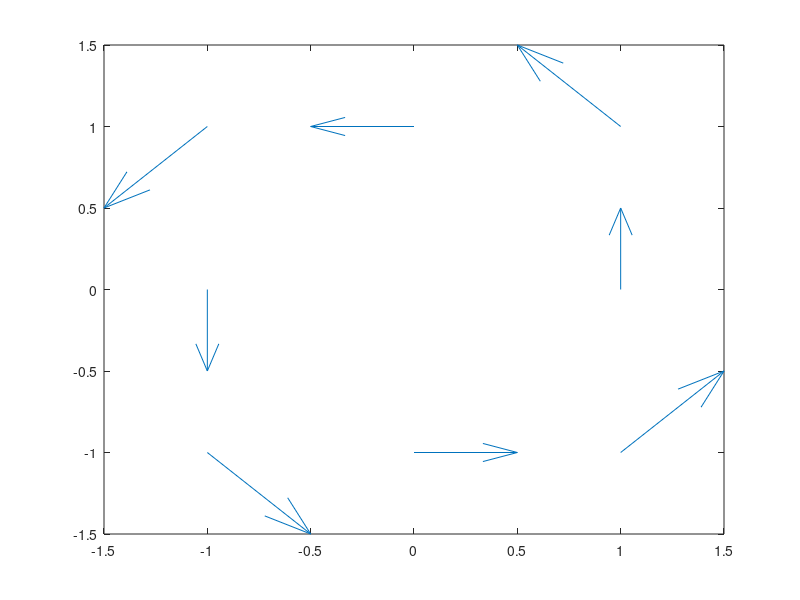
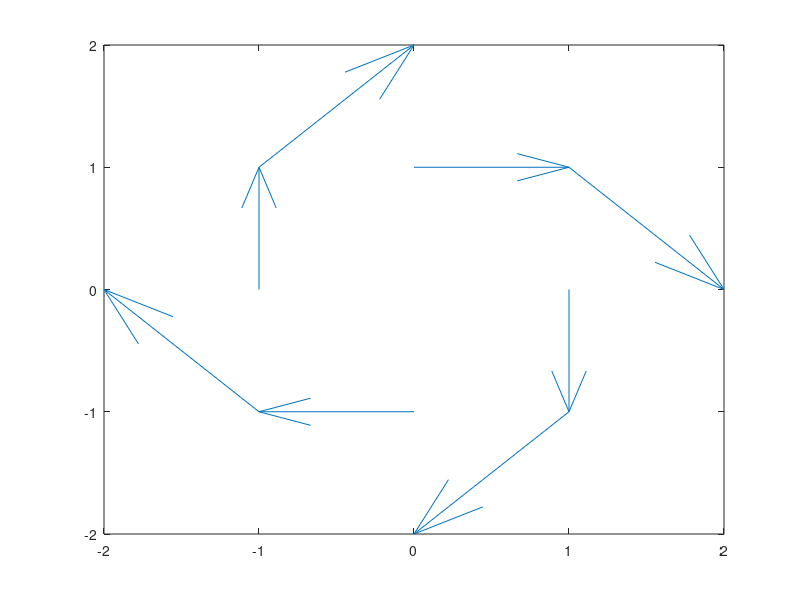

Recreate these plots in MATLAB, in order.
clc; clear; close all;
format compact;

% Plot the vector field f(x,y) = (-y/2, x/2)
v1 = @(x,y) -y/2;
v2 = @(x,y) x/2;

[Xv, Yv] = meshgrid(-1:1.0:1,-1:1.0:1 );
v1v = arrayfun(v1, Xv, Yv);
v2v = arrayfun(v2, Xv, Yv);

quiver(Xv, Yv, v1v, v2v,'off');

%% First question

% Plot the vector field g(x,y) = (-2y, 2x)
v1 = @(x,y) -y/2;
v2 = @(x,y) x/2;

[Xv, Yv] = meshgrid(-1:1.0:1,-1:1.0:1 );
g1v = arrayfun(v1, Xv, Yv)*(-2) ;
g2v = arrayfun(v2, Xv, Yv) *(-2);

figure()
quiver(Xv, Yv, g1v, g2v,'off');
